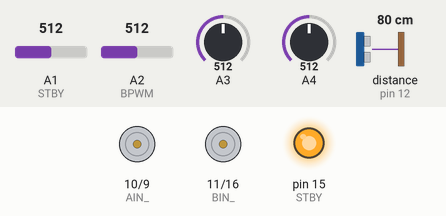
A sketch run on a simulated Arduino Uno, built with avr-gcc and run on an emulated ATmega328P. Parts: direction and speed pins drawn as motors (green arrow = direction pin HIGH = forward, orange = LOW = backward, longer = more drive, stopped while the standby pin is LOW), output pins drawn as LEDs (lit = HIGH). Wiring (inferred from the names in the program): ultrasonic range finder: trigger pin 13; echo pin 12. Inputs (shaded band) come from the test bench; at power-on: A1 (STBY) = 512, A3 = 512, A2 (BPWM) = 512, distance to the obstacle (sensor on pin 12) 80 cm, A4 = 512. The echo pulse lasts 58.3 µs per cm; pins used as bus, display or sensor lines are not drawn.

Above: at 4.2 s.
4.3 s: A1 (STBY) set to 992
At 5.5 s:
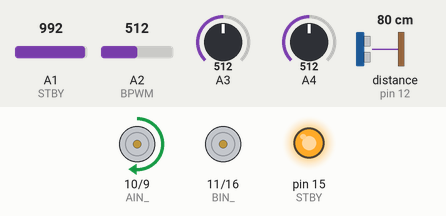
5.8 s: A3 set to 789
7.3 s: A3 set to 817
At 7.8 s:
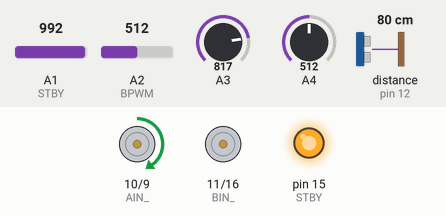
8.8 s: A2 (BPWM) set to 992
At 9.2 s:
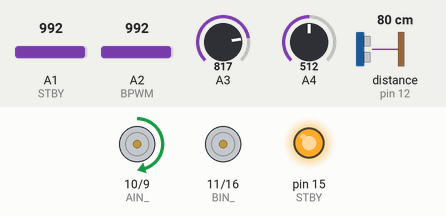
10.4 s: distance to the obstacle (sensor on pin 12) set to 12 cm
11.9 s: distance to the obstacle (sensor on pin 12) set to 9 cm
At 12.6 s:
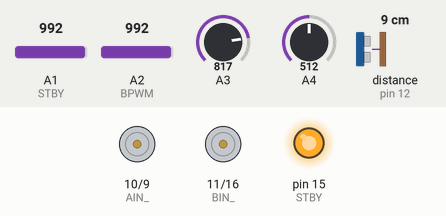
Timing chart, 0 to 14.5 s (numbered marks = the images above; inputs shaded):
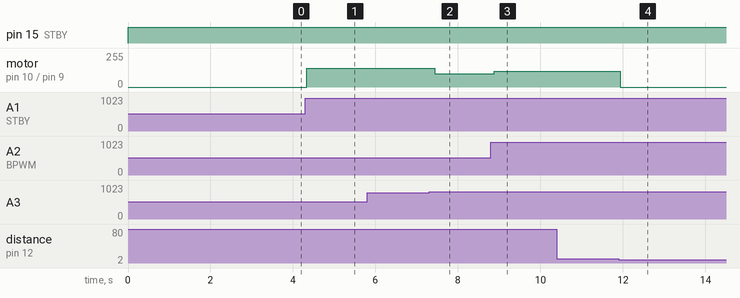

The sketch:

sigue_linea.ino
```cpp
// Programa sigue la línea

// Pines sensores ópticos línea
#define CNY8 1
#define CNY7 2
#define CNY6 3
#define CNY5 4

// Pines PWM
#define APWM 9
#define BPWM 16

// Pines dirección
#define AIN_ 10
#define BIN_ 11

// Pin StandBy
#define STBY 15

// Pines ultrasonido
#define TRIGGER 13
#define ECHO 12

// Valores que puede devolver la función lectura_sensor()
#define negro 0
#define blanco 1
#define sin_superficie 2

// Valores de referencia para usar en la función lectura_sensor()
#define referencia_negro 800
#define referencia_sinSuperficie 300

float distancia;
unsigned long tiempo;
short cn5, cn6, cn7, cn8;

void setup() {
  pinMode(APWM, OUTPUT);
  pinMode(AIN_, OUTPUT);
  pinMode(BIN_, OUTPUT);
  pinMode(STBY, OUTPUT);

  digitalWrite(STBY, LOW); // Dormimos al motor inicialmente (disminuimos consumo)

  pinMode(TRIGGER, OUTPUT);
  pinMode(ECHO, INPUT);

  pinMode(CNY8, INPUT);
  pinMode(CNY7, INPUT);
  pinMode(CNY6, INPUT);
  pinMode(CNY5, INPUT);
}

void loop() {
  // Primero vemos si hay un obstáculos
  digitalWrite(TRIGGER, LOW);
  delayMicroseconds(2);
  digitalWrite(TRIGGER, HIGH);
  delayMicroseconds(10);
  digitalWrite(TRIGGER, LOW);

  // Medimos tiempo para calcular luego la distancia
  tiempo = pulseIn(ECHO, HIGH);

  // Calculamos distancia sabiendo la ecuación
  distancia = (tiempo/2)/29.2;

  // Si hay un obstáculo a 10 cm, el robot se para
  if (distancia <= 10.0) {
    analogWrite(APWM, 0);
    analogWrite(BPWM, 0);
    delay(500);
  } else { // Si no, que avance
    digitalWrite(STBY, HIGH);  // Despertamos el motor
    analogWrite(APWM, 100);
    analogWrite(BPWM, 100); // Establecemos velocidades

    digitalWrite(AIN_, HIGH); // Establecemos sentedio de giro
    digitalWrite(BIN_, HIGH);

    cn5 = lectura_sensor(CNY5);
    cn6 = lectura_sensor(CNY6);
    cn7 = lectura_sensor(CNY7);
    cn8 = lectura_sensor(CNY8);

    // Si hay curva hacia la derecha, gira hacia la derecha
    if(cn5 == blanco && cn6 == negro && cn7 == negro && cn8 == negro) {
      analogWrite(APWM, 120);
      analogWrite(BPWM, 80);
    }
    // Si hay una curva hacia la derecha pronunciada, gira hacia la derecha más
    else if(cn5 == blanco && cn6 == blanco && cn7 == negro && cn8 == negro) {
      analogWrite(APWM, 140);
      analogWrite(BPWM, 60);
    }
    // Si hay una curva hacia la derecha muy pronunciada, gira hacia la derecha aún más
    else if(cn5 == blanco && cn6 == blanco && cn7 == blanco && cn8 == negro) {
      analogWrite(APWM, 140);
      analogWrite(BPWM, 60);
    }
    // Si hay una curva hacia la izquierda, gira hacia la izquierda
    else if(cn5 == negro && cn6 == negro && cn7 == negro && cn8 == blanco) {
      analogWrite(APWM, 80);
      analogWrite(BPWM, 120);
    }
    // Si hay una curva hacia la izquierda pronunciada, gira hacia la izquierda más
    else if(cn5 == negro && cn6 == negro && cn7 == blanco && cn8 == blanco) {
      analogWrite(APWM, 60);
      analogWrite(BPWM, 140);
    }
    // Si hay una curva hacia la izquierda muy pronunciada, gira hacia la izquierda aún más
    else if(cn5 == negro && cn6 == blanco && cn7 == blanco && cn8 == blanco) {
      analogWrite(APWM, 60);
      analogWrite(BPWM, 140);
    }
    // Si los sensores del centro hay negro, puede seguir hacia delante
    else if(cn6 == negro && cn7 == negro) {
      analogWrite(APWM, 100);
      analogWrite(BPWM, 100);
    }
    // Si todos los sensores no detectan la línea, haremos que se pare
    else if(cn5 == blanco && cn6 == blanco && cn7 == blanco && cn8 == blanco){
      analogWrite(APWM, 0);
      analogWrite(BPWM, 0);
    }

    // Espera hasta la siguiente lectura
    delay(200);
  }

}


short lectura_sensor(unsigned int sensor) {
  // Leemos el sensor y dar un valor entre 0 y 1024
  int valor_leido = analogRead(sensor);

  Serial.println(valor_leido);

  // Variable donde almacenar el valor que devolveremos
  short resultado;

  // Si el valor que leemos está entre 0 y referencia_sinSuperficie, el sensor no está colocado
  //sobre una superficie
  if((valor_leido >= 0) && (valor_leido <= referencia_sinSuperficie)) {
    resultado = sin_superficie;
  }

  // Si el valor que leemos está entre referencia_sinSuperficie y referencia_blanco, el sensor está
  // sobre negro
  else if((valor_leido >= referencia_sinSuperficie) && (valor_leido <= referencia_negro)) {
    resultado = blanco;
  }

  // Si el valor que leemos está mayor que referencia_blanco, el sensor está sobre blanco
  else if((valor_leido >= referencia_negro)) {
    resultado = negro;
  }

  return resultado;
}
```

Measured:
- the behaviour switches between 800 and 801 on A3 (found by bisection; images 1 and 2)
- the behaviour switches between 11 and 10 cm on distance to the obstacle (sensor on pin 12) (found by bisection; images 3 and 4)
- after the input at 4.3 s, motor on pin 10 (AIN_) / pin 9 (APWM): stopped → forward 140/255 at once
- after the input at 7.3 s, motor on pin 10 (AIN_) / pin 9 (APWM): forward 140/255 → forward 100/255 after 0.13 s
- after the input at 8.8 s, motor on pin 10 (AIN_) / pin 9 (APWM): forward 100/255 → forward 120/255 after 0.08 s
- after the input at 11.9 s, motor on pin 10 (AIN_) / pin 9 (APWM): forward 120/255 → stopped at once
